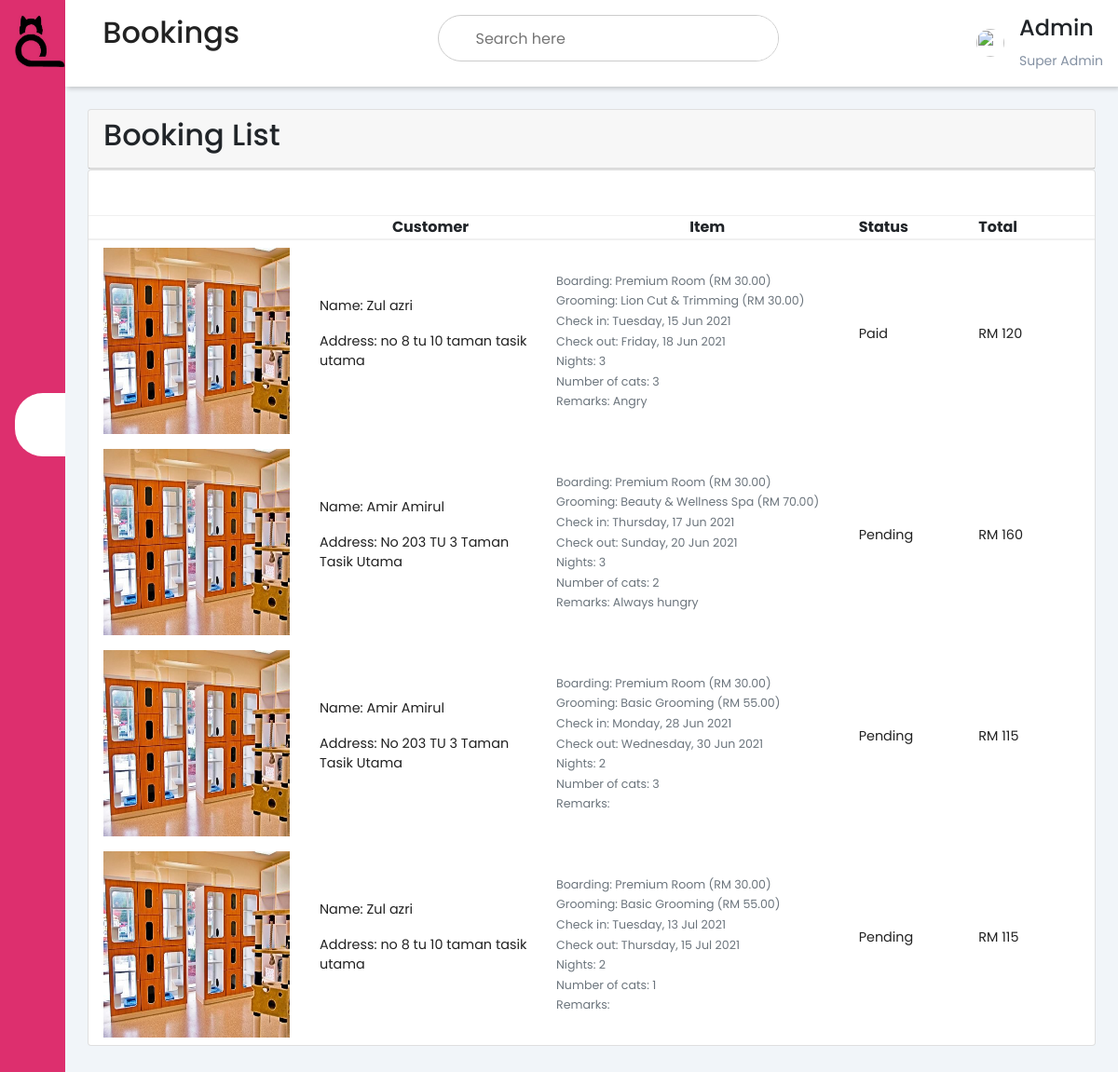
Page /admin/bookings.php on the earlier database version.
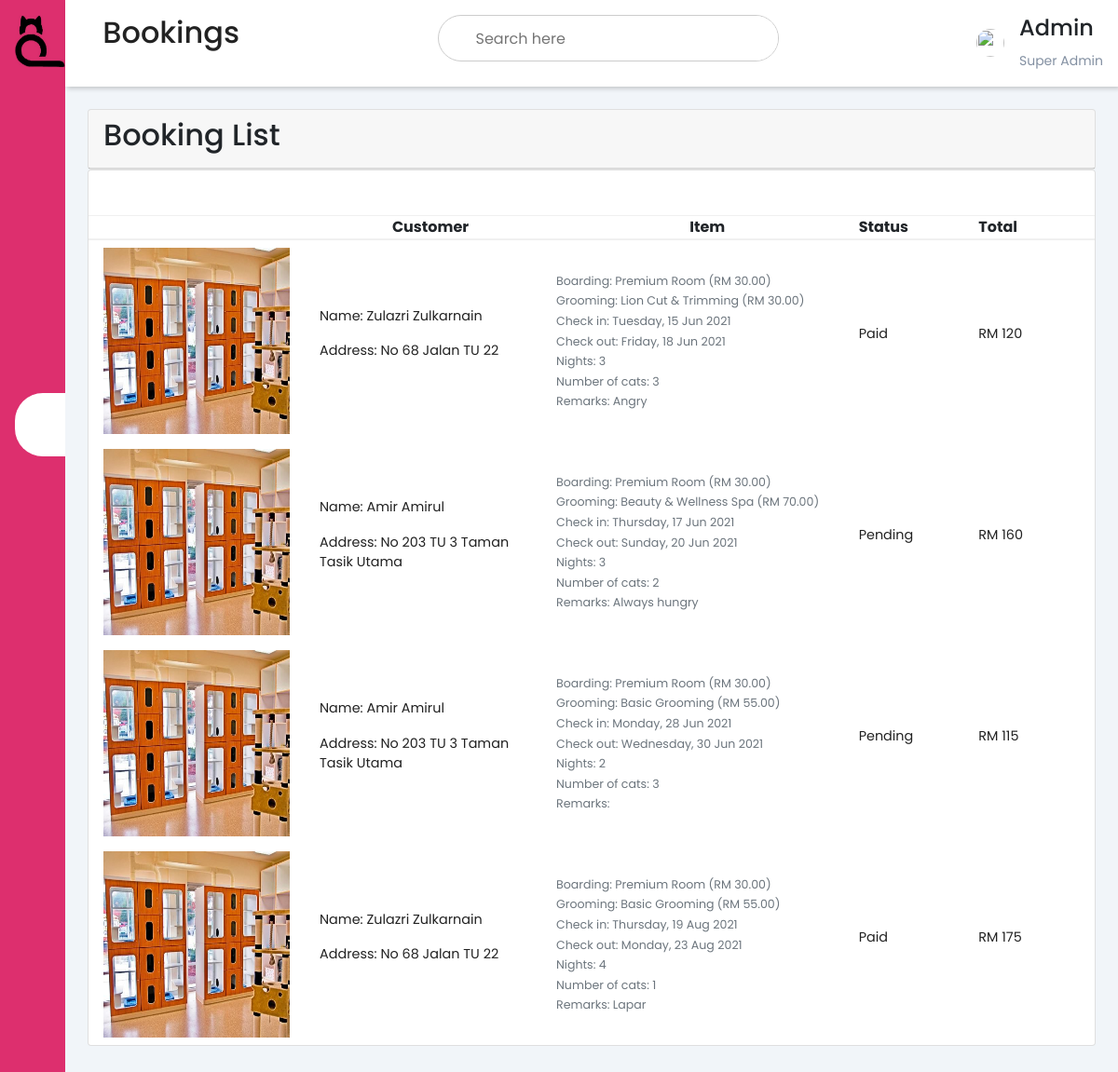
Same page on the later database version.
### tables this page shows
CREATE TABLE `booking` (
  `Booking_ID` int(10) NOT NULL,
  `Cust_ID` int(10) NOT NULL,
  `Room_ID` int(10) NOT NULL,
  `QuantityofCats` int(11) NOT NULL,
  `Booking_Date` date NOT NULL,
  `Booking_Status` varchar(255) NOT NULL,
  `Check_in` date NOT NULL,
  `Check_out` date NOT NULL,
  `Remarks` varchar(500) NOT NULL,
  `Serv_ID` int(10) NOT NULL,
  `Nights` int(10) NOT NULL,
  `QuantityofBooking` int(11) NOT NULL
);

CREATE TABLE `customer` (
  `Cust_ID` int(10) NOT NULL,
  `Cust_Fname` varchar(255) NOT NULL,
  `Cust_Lname` varchar(255) NOT NULL,
  `Cust_PhoneNo` varchar(12) NOT NULL,
  `Cust_Email` varchar(255) NOT NULL,
  `Cust_DOB` date NOT NULL,
  `Cust_Address` varchar(255) NOT NULL,
  `Cust_Gender` varchar(10) NOT NULL,
  `Cust_Password` varchar(255) NOT NULL,
  `Images_Name` varchar(255) NOT NULL,
  `Images_Location` varchar(255) NOT NULL,
  `Images_Datatype` blob NOT NULL,
  `Token` varchar(255) NOT NULL,
  `Create_at` timestamp NOT NULL DEFAULT current_timestamp()
);

CREATE TABLE `room` (
  `Room_ID` int(10) NOT NULL,
  `Room_Type` varchar(255) NOT NULL,
  `Room_Status` varchar(255) NOT NULL,
  `Room_Price` decimal(5,2) NOT NULL,
  `Room_Slot` int(10) NOT NULL,
  `Room_Images` varchar(255) NOT NULL
);

CREATE TABLE `service` (
  `Serv_ID` int(10) NOT NULL,
  `Serv_Name` varchar(255) NOT NULL,
  `Serv_Desc` varchar(500) NOT NULL,
  `Serv_Fee` decimal(5,2) NOT NULL
);

### admin/bookings.php (the view, shortened to what the changed rows need)
<?php
include '../connection.php';
?>
<!DOCTYPE html>
<html lang="en" dir="ltr">
  <head>
    <link rel="stylesheet" href="style.css">
    <link rel="stylesheet" href="https://maxst.icons8.com/vue-static/landings/line-awesome/line-awesome/1.3.0/css/line-awesome.min.css">
    <link href="https://cdn.jsdelivr.net/npm/bootstrap@5.0.1/dist/css/bootstrap.min.css" rel="stylesheet">
  </head>
  <body>
    <div class="sidebar">
      <div class="sidebar-brand">
        <h2><span><img src="../images/logo4.jpg" width="54px" height="56px"></span><span>RUMAH KUCING</span></h2>
      </div>
    </div>
    <div class="main-content">
      <header>
        <h2>
          <label for="nav-toggle">
            <span class="las la-bars"></span>
          </label>
          Bookings
        </h2>
      </header>
      <main>
        <div class="customers">
          <div class="card">
            <div class="card-header">
              <h2>Booking List</h2>
            </div>
          </div>
          <div class="customers">
            <div class="card">
              <div class="container">
                <div class="row">
                  <table class="mt-5">
                    <thead style="padding: 0rem;">
                      <tr>
                        <th></th>
                        <th class="text-center col-3">Customer</th>
                        <th class="text-center">Item</th>
                        <th>Status</th>
                        <th>Total</th>
                      </tr>
                    </thead>
          <?php
          $query = "SELECT r.room_id, r.room_type, r.room_slot, r.room_price, r.room_images,
                           s.serv_id, s.serv_name, s.serv_fee, b.Room_ID, b.booking_status, b.Booking_ID, b.quantityofcats,
                           b.remarks, b.nights, b.Check_in, b.Check_out, c.Cust_Fname, c.Cust_Lname, c.Cust_Address
                    FROM booking b
                    INNER JOIN room r ON r.room_id = b.Room_ID
                    INNER JOIN service s ON s.serv_id = b.serv_id
                    INNER JOIN customer c ON c.Cust_ID = b.Cust_ID";
        	$result = mysqli_query($conn, $query);
        	while ($row = mysqli_fetch_assoc($result)) {
        		$date = $row['Check_in'];
        		$date2 = $row['Check_out'];
            $img = $row['room_images'];
            $rtype = $row['room_type'];
            $rprice = $row['room_price'];
            $sname = $row['serv_name'];
            $sprice = $row['serv_fee'];
            $nights = $row['nights'];
            $quancat = $row['quantityofcats'];
            $remarks = $row['remarks'];
            $status = $row['booking_status'];
            $fname = $row['Cust_Fname'];
            $lname = $row['Cust_Lname'];
            $address = $row['Cust_Address'];
            $total = $rprice * $nights + $sprice;
            echo '<tbody style="padding: 0rem;">
                    <tr>
                      <td class="text-center" style="width: 200px;">
                        <img src='.$img.' width="200" height="200">
                      </td>
                      <td>
                        <div>
                          <p>Name: '.$fname.' '.$lname.'</p>
                        </div>
                        <div>
                          <p>Address: '.$address.'</p>
                        </div>
                      </td>
                      <td style="padding: 0rem; width: 400px;">
                        <div>
                          <small class="text-muted">Boarding: '.$rtype.' (RM '.$rprice.')</small>
                        </div>
                        <div>
                          <small class="text-muted">Grooming: '.$sname.' (RM '.$sprice.')</small>
                        </div>
                        <div>
                          <small class="text-muted">Check in: '.date('l, d M Y', strtotime($date)).'</small>
                        </div>
                        <div>
                          <small class="text-muted">Check out: '.date('l, d M Y', strtotime($date2)).'</small>
                        </div>
                        <div>
                          <small class="text-muted">Nights: '.$nights.'</small>
                        </div>
                        <div>
                          <small class="text-muted">Number of cats: '.$quancat.'</small>
                        </div>
                        <div>
                          <small class="text-muted">Remarks: '.$remarks.'</small>
                        </div>
                      </td>
                      <td style="padding: 0rem; width: 150px;">
                        <p>'.$status.'</p>
                      </td>
                      <td style="padding: 0rem; width: 150px;">
                        <p>RM '.$total.'</p>
                      </td>
                    </tr>
                  </tbody>';
          }
          ?>
                  </table>
                </div>
              </div>
            </div>
          </div>
        </div>
      </main>
    </div>
  </body>
</html>

Differences in the rows shown:
changed through a linked row, booking "Tuesday, 15 Jun 2021": Cust_ID.Cust_Fname "Zul" → "Zulazri"; Cust_ID.Cust_Lname "azri" → "Zulkarnain"; Cust_ID.Cust_Address "no 8 tu 10 taman tasik utama" → "No 68 Jalan TU 22"
changed booking: Cust_ID.Cust_Fname "Zul" → "Zulazri"; Cust_ID.Cust_Lname "azri" → "Zulkarnain"; Cust_ID.Cust_Address "no 8 tu 10 taman tasik utama" → "No 68 Jalan TU 22"; Check_in "Tuesday, 13 Jul 2021" → "Thursday, 19 Aug 2021"; Check_out "Thursday, 15 Jul 2021" → "Monday, 23 Aug 2021"; Nights "2" → "4"; Remarks (not shown) → "Lapar"; Booking_Status "Pending" → "Paid"; total "115" → "175"
